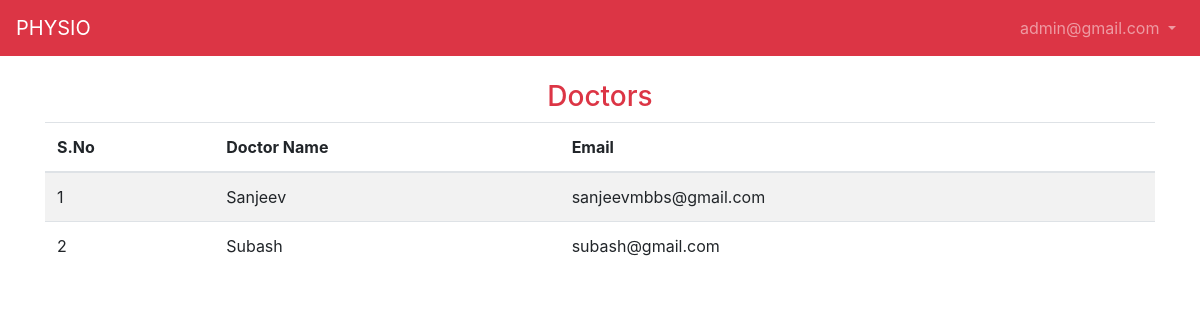
Page /admin/doctors.php (signed in) on the earlier database version.
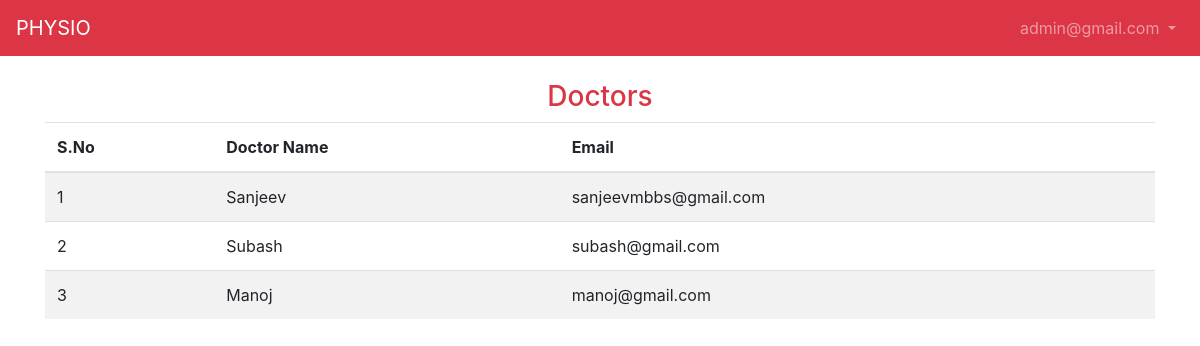
Same page on the later database version.
### tables this page shows
CREATE TABLE `doctor` (
  `id` int(7) NOT NULL,
  `name` varchar(25) NOT NULL,
  `email` varchar(25) NOT NULL,
  `mode` varchar(20) NOT NULL,
  `password` varchar(25) NOT NULL
);

### admin/doctors.php (the view, shortened to what this page needs)
<?php
include_once("../config.php");
?>
<!DOCTYPE html>
<html lang="en">
<head>
    <link rel="stylesheet" href="https://maxcdn.bootstrapcdn.com/bootstrap/4.0.0/css/bootstrap.min.css">
    <link rel="stylesheet" href="https://stackpath.bootstrapcdn.com/font-awesome/4.7.0/css/font-awesome.min.css">
    <link rel="stylesheet" href="../assets/style.css">
</head>
<body>
    <header>
        <nav class="navbar navbar-expand-lg navbar-dark bg-danger">
            <a class="navbar-brand" href="#">PHYSIO</a>
            <div class="collapse navbar-collapse" id="navbarSupportedContent">
                <ul class="navbar-nav ml-auto">
                    <li class="nav-item dropdown">
                        <a class="nav-link dropdown-toggle" href="#" id="navbarDropdown" role="button" data-toggle="dropdown" aria-haspopup="true" aria-expanded="false">
                            <?php echo $_SESSION["admin"]; ?>
                        </a>
                    </li>
                </ul>
            </div>
        </nav>
    </header>
    <main>
        <div class="container mt-4">
            <div class="row">
                <div class="col">
                    <h3 class="text-center text-danger">Doctors</h3>
                    <table class="table table-striped">
                        <thead>
                            <tr>
                                <th>S.No</th>
                                <th>Doctor Name</th>
                                <th>Email</th>
                            </tr>
                        </thead>
                        <tbody>
                            <?php
                                $sql = "select * from doctor";
                                $run = mysqli_query($con, $sql);
                                $i=1;
                                foreach ($run as $doc) {
                                echo '<tr><td>'.$i.'</td><td>'.$doc["name"].'</td><td>'.$doc["email"].'</td></tr>';
                                $i++;
                                }
                            ?>
                        </tbody>
                    </table>
                </div>
            </div>
        </div>
    </main>
</body>
</html>

Differences in the rows shown:
added doctor: name "Manoj", email "manoj@gmail.com"
